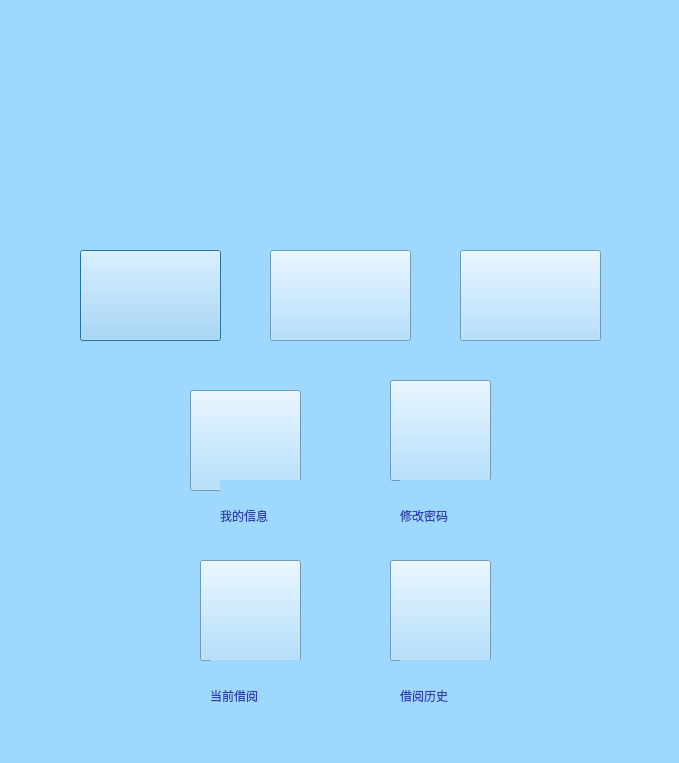
<?xml version="1.0" encoding="UTF-8"?>
<ui version="4.0">
 <class>borrowerDialog</class>
 <widget class="QDialog" name="borrowerDialog">
  <property name="geometry">
   <rect>
    <x>0</x>
    <y>0</y>
    <width>679</width>
    <height>763</height>
   </rect>
  </property>
  <property name="windowTitle">
   <string>借阅者，欢迎使用本系统</string>
  </property>
  <property name="styleSheet">
   <string notr="true">background-color: rgb(158, 216, 255);</string>
  </property>
  <widget class="QLabel" name="label_2">
   <property name="geometry">
    <rect>
     <x>160</x>
     <y>50</y>
     <width>391</width>
     <height>111</height>
    </rect>
   </property>
   <property name="styleSheet">
    <string notr="true">border-image: url(:/imag/1.png);</string>
   </property>
   <property name="text">
    <string>&lt;html&gt;&lt;head/&gt;&lt;body&gt;&lt;p&gt;&lt;br/&gt;&lt;/p&gt;&lt;/body&gt;&lt;/html&gt;</string>
   </property>
  </widget>
  <widget class="QPushButton" name="pushButton_1">
   <property name="geometry">
    <rect>
     <x>80</x>
     <y>250</y>
     <width>141</width>
     <height>91</height>
    </rect>
   </property>
   <property name="styleSheet">
    <string notr="true">border-image: url(:/imag/search.png);</string>
   </property>
   <property name="text">
    <string/>
   </property>
  </widget>
  <widget class="QPushButton" name="pushButton_2">
   <property name="geometry">
    <rect>
     <x>270</x>
     <y>250</y>
     <width>141</width>
     <height>91</height>
    </rect>
   </property>
   <property name="styleSheet">
    <string notr="true">border-image: url(:/imag/borrow.png);</string>
   </property>
   <property name="text">
    <string/>
   </property>
  </widget>
  <widget class="QPushButton" name="pushButton_3">
   <property name="geometry">
    <rect>
     <x>460</x>
     <y>250</y>
     <width>141</width>
     <height>91</height>
    </rect>
   </property>
   <property name="styleSheet">
    <string notr="true">border-image: url(:/imag/return.png);</string>
   </property>
   <property name="text">
    <string/>
   </property>
  </widget>
  <widget class="QPushButton" name="pushButton_4">
   <property name="geometry">
    <rect>
     <x>190</x>
     <y>390</y>
     <width>111</width>
     <height>101</height>
    </rect>
   </property>
   <property name="styleSheet">
    <string notr="true">border-image: url(:/imag/bo2.png);</string>
   </property>
   <property name="text">
    <string/>
   </property>
  </widget>
  <widget class="QPushButton" name="pushButton_5">
   <property name="geometry">
    <rect>
     <x>390</x>
     <y>380</y>
     <width>101</width>
     <height>101</height>
    </rect>
   </property>
   <property name="styleSheet">
    <string notr="true">border-image: url(:/imag/code.png);</string>
   </property>
   <property name="text">
    <string/>
   </property>
  </widget>
  <widget class="QPushButton" name="pushButton_6">
   <property name="geometry">
    <rect>
     <x>200</x>
     <y>560</y>
     <width>101</width>
     <height>101</height>
    </rect>
   </property>
   <property name="styleSheet">
    <string notr="true">
border-image: url(:/imag/bo3.png);</string>
   </property>
   <property name="text">
    <string/>
   </property>
  </widget>
  <widget class="QPushButton" name="pushButton_7">
   <property name="geometry">
    <rect>
     <x>390</x>
     <y>560</y>
     <width>101</width>
     <height>101</height>
    </rect>
   </property>
   <property name="styleSheet">
    <string notr="true">border-image: url(:/imag/bo1.png);
</string>
   </property>
   <property name="text">
    <string/>
   </property>
  </widget>
  <widget class="QLabel" name="label_10">
   <property name="geometry">
    <rect>
     <x>400</x>
     <y>480</y>
     <width>111</width>
     <height>71</height>
    </rect>
   </property>
   <property name="styleSheet">
    <string notr="true">color: rgb(48, 60, 175);
font: 87 9pt &quot;Arial&quot;;
font: 14pt &quot;Arial&quot;;
font: 10pt &quot;华文新魏&quot;;
font: 11pt &quot;Arial&quot;;
font: 11pt &quot;华文新魏&quot;;</string>
   </property>
   <property name="text">
    <string>修改密码</string>
   </property>
  </widget>
  <widget class="QLabel" name="label_11">
   <property name="geometry">
    <rect>
     <x>210</x>
     <y>660</y>
     <width>111</width>
     <height>71</height>
    </rect>
   </property>
   <property name="styleSheet">
    <string notr="true">color: rgb(48, 60, 175);
font: 87 9pt &quot;Arial&quot;;
font: 14pt &quot;Arial&quot;;
font: 10pt &quot;华文新魏&quot;;
font: 11pt &quot;Arial&quot;;
font: 11pt &quot;华文新魏&quot;;</string>
   </property>
   <property name="text">
    <string>当前借阅</string>
   </property>
  </widget>
  <widget class="QLabel" name="label_12">
   <property name="geometry">
    <rect>
     <x>400</x>
     <y>660</y>
     <width>111</width>
     <height>71</height>
    </rect>
   </property>
   <property name="styleSheet">
    <string notr="true">color: rgb(48, 60, 175);
font: 87 9pt &quot;Arial&quot;;
font: 14pt &quot;Arial&quot;;
font: 10pt &quot;华文新魏&quot;;
font: 11pt &quot;Arial&quot;;
font: 11pt &quot;华文新魏&quot;;</string>
   </property>
   <property name="text">
    <string>借阅历史</string>
   </property>
  </widget>
  <widget class="QLabel" name="label_9">
   <property name="geometry">
    <rect>
     <x>220</x>
     <y>480</y>
     <width>111</width>
     <height>71</height>
    </rect>
   </property>
   <property name="styleSheet">
    <string notr="true">color: rgb(48, 60, 175);
font: 87 9pt &quot;Arial&quot;;
font: 14pt &quot;Arial&quot;;
font: 10pt &quot;华文新魏&quot;;
font: 11pt &quot;Arial&quot;;
font: 11pt &quot;华文新魏&quot;;</string>
   </property>
   <property name="text">
    <string>我的信息</string>
   </property>
  </widget>
 </widget>
 <resources/>
 <connections/>
</ui>
